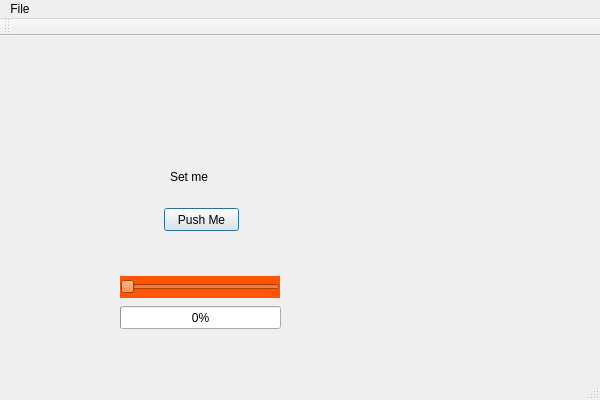
<?xml version="1.0" encoding="UTF-8"?>
<ui version="4.0">
 <class>EditorClass</class>
 <widget class="QMainWindow" name="EditorClass">
  <property name="windowModality">
   <enum>Qt::NonModal</enum>
  </property>
  <property name="geometry">
   <rect>
    <x>0</x>
    <y>0</y>
    <width>600</width>
    <height>400</height>
   </rect>
  </property>
  <property name="windowTitle">
   <string>Editor</string>
  </property>
  <widget class="QWidget" name="centralWidget">
   <widget class="QPushButton" name="btnTest">
    <property name="geometry">
     <rect>
      <x>164</x>
      <y>172</y>
      <width>75</width>
      <height>23</height>
     </rect>
    </property>
    <property name="text">
     <string>Push Me</string>
    </property>
    <property name="default">
     <bool>true</bool>
    </property>
   </widget>
   <widget class="QLabel" name="lblTest">
    <property name="geometry">
     <rect>
      <x>170</x>
      <y>130</y>
      <width>61</width>
      <height>21</height>
     </rect>
    </property>
    <property name="text">
     <string>Set me</string>
    </property>
   </widget>
   <widget class="QSlider" name="hslider">
    <property name="geometry">
     <rect>
      <x>120</x>
      <y>240</y>
      <width>160</width>
      <height>22</height>
     </rect>
    </property>
    <property name="styleSheet">
     <string notr="true">background-color: rgb(255, 85, 0);
font: 28pt &quot;MS Shell Dlg 2&quot;;</string>
    </property>
    <property name="maximum">
     <number>100</number>
    </property>
    <property name="orientation">
     <enum>Qt::Horizontal</enum>
    </property>
   </widget>
   <widget class="QProgressBar" name="progBar">
    <property name="geometry">
     <rect>
      <x>120</x>
      <y>270</y>
      <width>161</width>
      <height>23</height>
     </rect>
    </property>
    <property name="value">
     <number>0</number>
    </property>
   </widget>
  </widget>
  <widget class="QMenuBar" name="menuBar">
   <property name="geometry">
    <rect>
     <x>0</x>
     <y>0</y>
     <width>600</width>
     <height>21</height>
    </rect>
   </property>
   <widget class="QMenu" name="menuFile">
    <property name="title">
     <string>File</string>
    </property>
    <addaction name="actionOpen"/>
    <addaction name="actionClose"/>
    <addaction name="separator"/>
    <addaction name="actionExit"/>
   </widget>
   <addaction name="menuFile"/>
  </widget>
  <widget class="QToolBar" name="mainToolBar">
   <attribute name="toolBarArea">
    <enum>TopToolBarArea</enum>
   </attribute>
   <attribute name="toolBarBreak">
    <bool>false</bool>
   </attribute>
  </widget>
  <widget class="QStatusBar" name="statusBar"/>
  <action name="actionExit">
   <property name="text">
    <string>Exit</string>
   </property>
  </action>
  <action name="actionOpen">
   <property name="text">
    <string>Open</string>
   </property>
  </action>
  <action name="actionClose">
   <property name="text">
    <string>Close</string>
   </property>
  </action>
 </widget>
 <layoutdefault spacing="6" margin="11"/>
 <resources>
  <include location="Editor.qrc"/>
 </resources>
 <connections>
  <connection>
   <sender>hslider</sender>
   <signal>valueChanged(int)</signal>
   <receiver>progBar</receiver>
   <slot>setValue(int)</slot>
   <hints>
    <hint type="sourcelabel">
     <x>224</x>
     <y>285</y>
    </hint>
    <hint type="destinationlabel">
     <x>207</x>
     <y>310</y>
    </hint>
   </hints>
  </connection>
  <connection>
   <sender>actionExit</sender>
   <signal>triggered()</signal>
   <receiver>EditorClass</receiver>
   <slot>close()</slot>
   <hints>
    <hint type="sourcelabel">
     <x>-1</x>
     <y>-1</y>
    </hint>
    <hint type="destinationlabel">
     <x>299</x>
     <y>199</y>
    </hint>
   </hints>
  </connection>
 </connections>
</ui>
